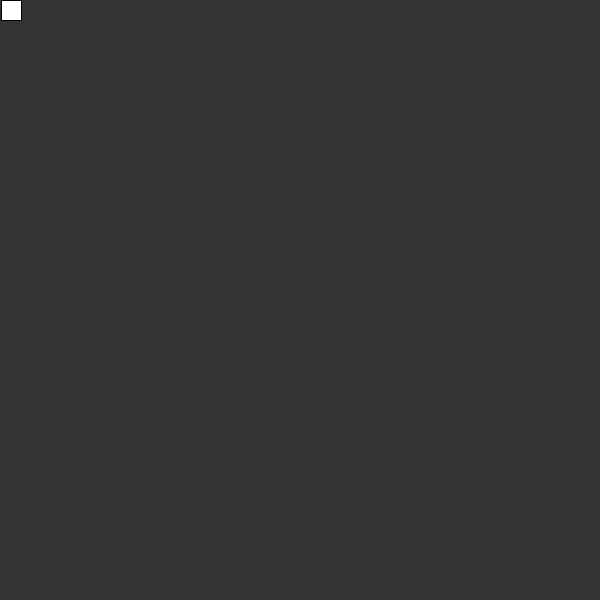
Frame 1 (no input)
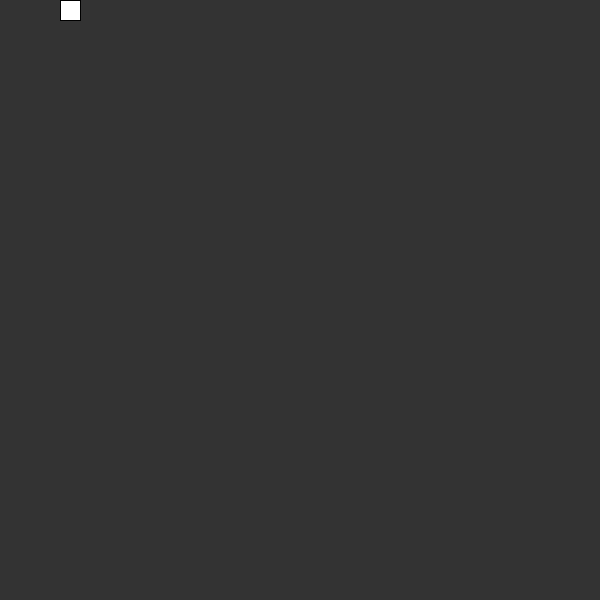
Frame 60 (the mouse pressed at the canvas centre just before this capture)
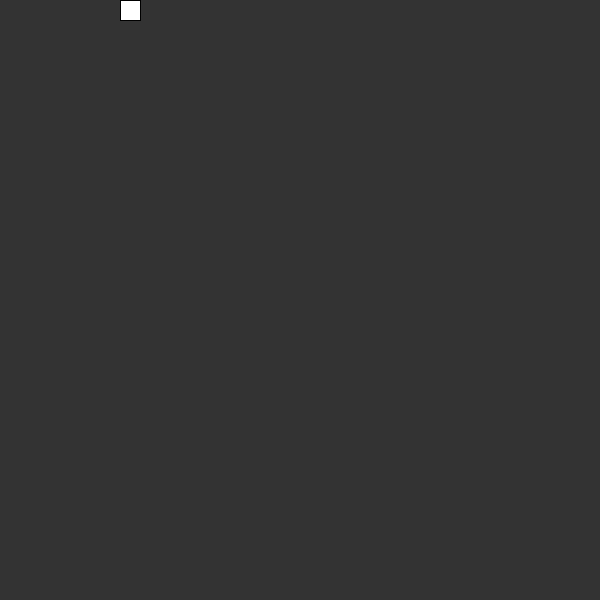
Frame 120 (the mouse held since frame 60 and released just before this capture)

The Processing sketch that drew these frames (run headless with seeded random() and noise(); from frame 60 on, the mouse is pressed at the canvas centre):

// Processing sketch: snake
// ── snake.pde
Snake snake;

void setup() {
  size(600, 600);
  snake = new Snake();
}

void draw() {
  background(51);
  snake.update();
  snake.show();
}

void keyPressed() {
  snake.move(key);
}

class Snake {
  int x;
  int y;
  int xspeed;
  int yspeed;
  int Size = 20;
  char direction;
  
  // move right 
  Snake() {
    this.x = 0;
    this.y = 0;
    this.xspeed = 1;
    this.yspeed = 0;
    this.direction = 'd';
  }
  
  void update() {
    if(this.x % this.Size == 0 && this.y % this.Size == 0) updateSpeed(this.direction); //<>// //<>//
    
    this.x += this.xspeed;
    this.y += this.yspeed;
  }
  
  void updateSpeed(char direction) {
    this.xspeed = 0;
    this.yspeed = 0;
    
    if(direction == 'a') this.xspeed = -1;
    else if(direction == 'd') this.xspeed = 1;
    else if(direction == 'w') this.yspeed = -1;
    else if(direction == 's') this.yspeed = 1;
  }
  
  void show() {
    fill(255);
    rect(this.x, this.y, Size, Size);
  }
  
  void move(char direction) {
    this.direction = direction; //<>//
  }
}
